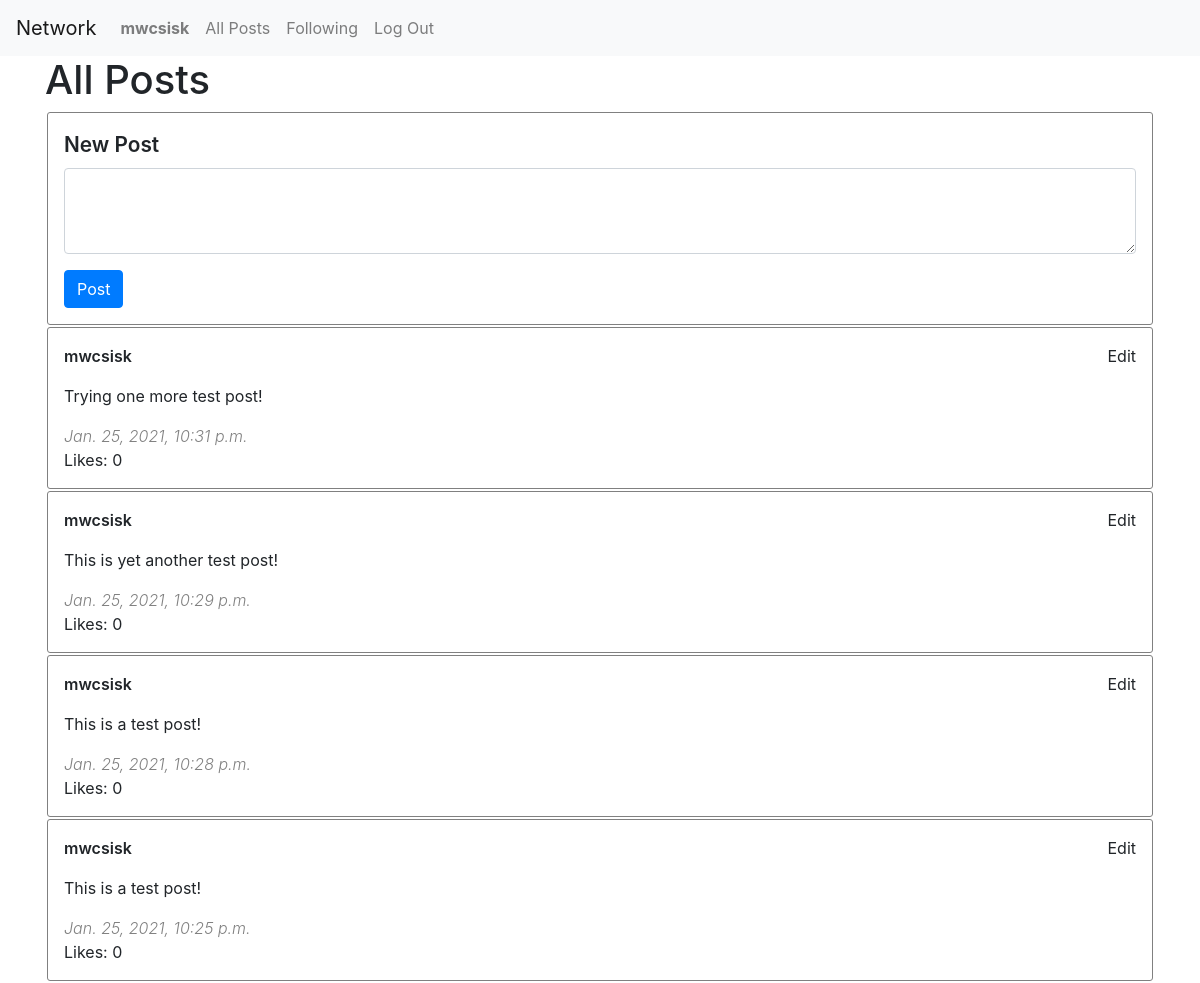
Page / (signed in) on the earlier database version.
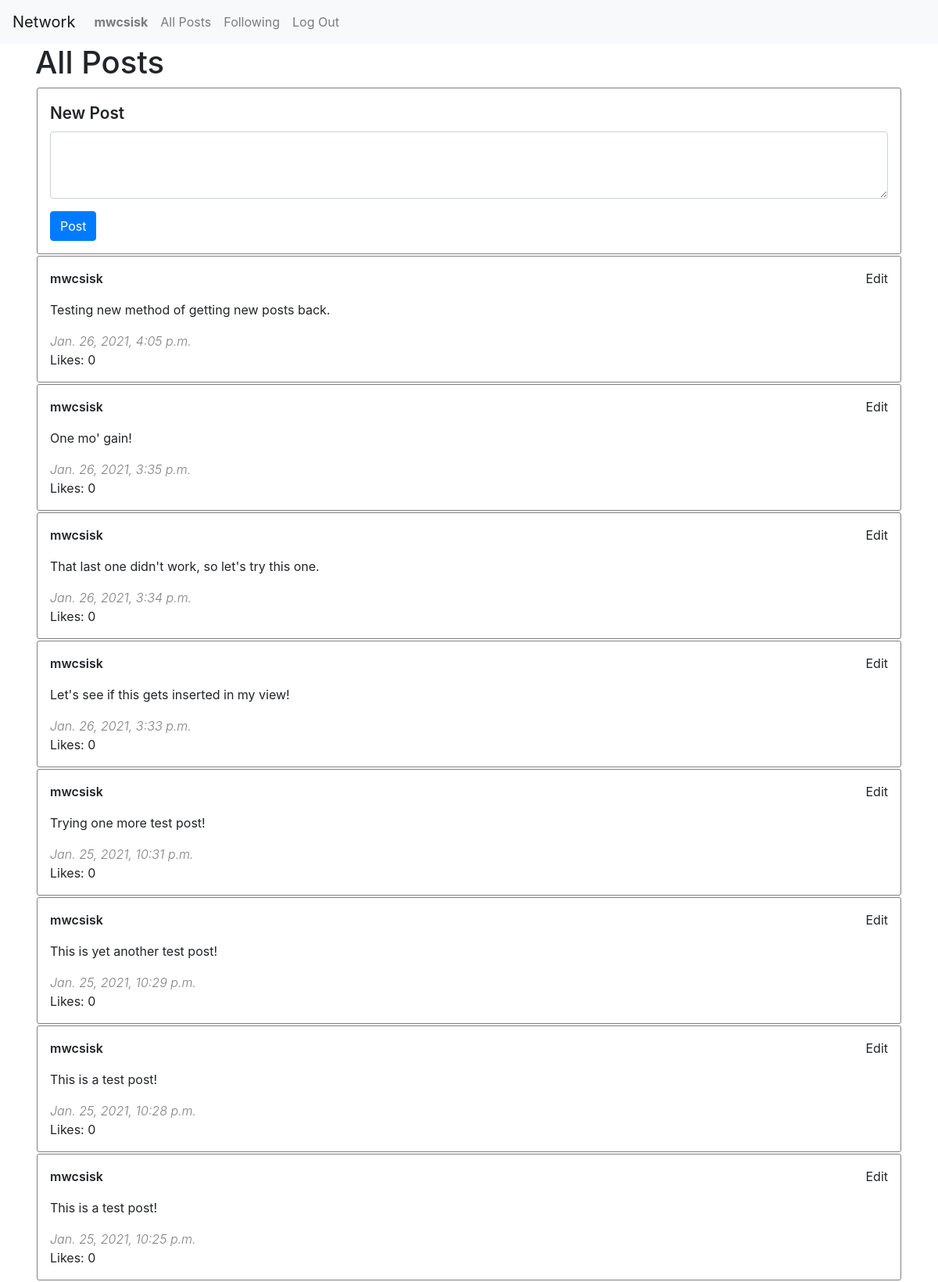
Same page on the later database version.
### network/models.py (models this page shows, shortened)
class Post(models.Model):
    author = models.ForeignKey(User, on_delete=models.CASCADE, related_name='posts', editable=False)
    body = models.CharField(max_length=240)
    timestamp = models.DateTimeField(auto_now_add=True)
    likes = models.ManyToManyField(User, related_name="liked")
    posts = models.Manager()

class User(AbstractUser):
    users = models.Manager()

### network/views.py (the view)
# urls.py: path("", views.index, name="index"),
def index(request):
    posts = Post.posts.all().annotate(num_likes=Count('likes')).order_by('-timestamp')
    return render(request, "network/index.html", {
        "posts": posts
    })

### network/templates/network/index.html (shortened to what this page needs)
{% extends "network/layout.html" %}
{% load tz %}
{% block body %}
    <h1>All Posts</h1>
    {% if request.user.is_authenticated %}
    <form id="new-post" class="post-box new-post-box needs-validation" novalidate>
        <div class="form-group" id="new-post-group">
            <label for="new-post-body" class="new-post-heading">New Post</label>
            <textarea id="new-post-body" class="form-control" rows="3"></textarea>
        </div>
        <button type="submit" class="btn btn-primary">Post</button>
    </form>
    {% endif %}
    <div id="posts-view">
        {% for post in posts %}
        <div class="post-box">
            <div class="row justify-content-between">
                <div class="col-md-auto author">{{ post.author.username }}</div>
                <div class="col-md-auto edit-link">
                    {% if request.user == post.author %}
                    Edit
                    {% endif %}
                </div>
            </div>
            <div class="body">
                {{ post.body }}
            </div>
            <div class="timestamp">
                {{ post.timestamp|timezone:"America/Los_Angeles" }}
            </div>
            <div class="likes">
                Likes: {{ post.num_likes }}
            </div>
        </div>
        {% endfor %}
    </div>
{% endblock %}

Differences in the rows shown:
added Post: author.username "mwcsisk", shows "Edit", body "Testing new method of getting new posts back.", timestamp "Jan. 26, 2021, 4:05 p.m.", num_likes "0"
added Post: author.username "mwcsisk", shows "Edit", body "One mo' gain!", timestamp "Jan. 26, 2021, 3:35 p.m.", num_likes "0"
added Post: author.username "mwcsisk", shows "Edit", body "That last one didn't work, so let's try this one.", timestamp "Jan. 26, 2021, 3:34 p.m.", num_likes "0"
added Post: author.username "mwcsisk", shows "Edit", body "Let's see if this gets inserted in my view!", timestamp "Jan. 26, 2021, 3:33 p.m.", num_likes "0"
